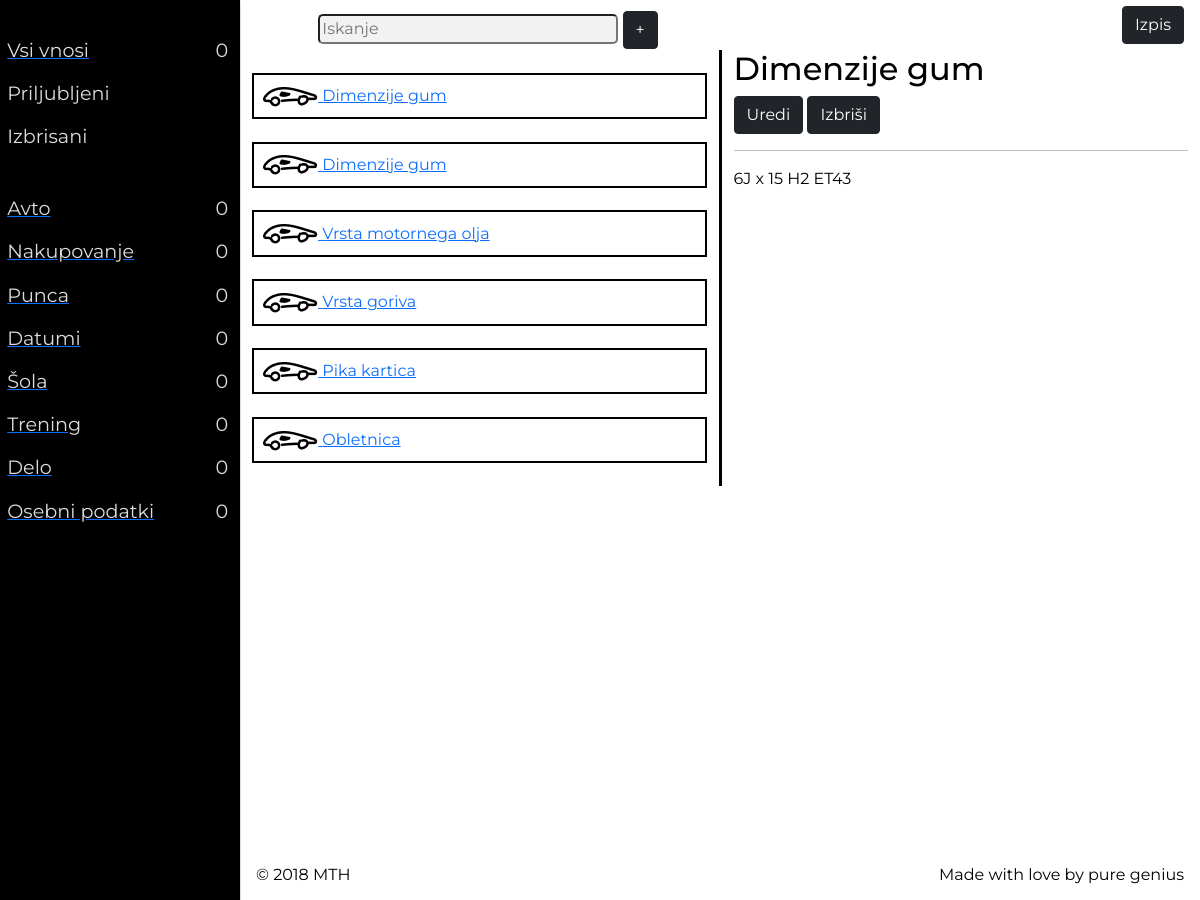
Screenshot of /vrednost?id2=3 (signed in) with the database file from the repository.
### app/models.py (models this page shows, shortened)
class Kategorije(db.Model):
    id_kategorije = db.Column(db.INTEGER, primary_key=True, autoincrement=True, nullable=False)
    ime_kategorije = db.Column(db.String(50), index=True)
    id_uporabnika = db.Column(db.INTEGER, db.ForeignKey('uporabniki.id'))
    vrednosti = db.relationship('Vrednosti', backref='kategorija')

class Vrednosti(db.Model):
    id_vrednosti = db.Column(db.INTEGER, primary_key=True, autoincrement=True, nullable=False)
    naziv = db.Column(db.String(50), index=True)
    vrednost = db.Column(db.String(50), index=True)
    priljubljeno = db.Column(db.Boolean, index=True)
    id_kategorije = db.Column(db.INTEGER, db.ForeignKey('kategorije.id_kategorije'))

### app/routes.py (the view)
@app.route('/vrednost')
@login_required
def vrednost():
    id = request.args.get('id', None)
    id2 = request.args.get('id2', None)
    uporabnik = Uporabniki.query.filter_by(uporabnisko_ime=current_user.uporabnisko_ime).first()
    kategorije_all = Kategorije.query.filter_by(id_uporabnika=uporabnik.id).all()
    kategorije_id = []
    kategorije_count = []
    vrednosti_count = 0
    vrednost_izbrana = Vrednosti.query.filter_by(id_vrednosti=id2).first()
    if id is not None:
        vrednosti = Vrednosti.query.all()
    else:
        vrednosti = Vrednosti.query.all()
    for kategorija in kategorije_all:
        kategorije_id.append(kategorija.id_kategorije)
        kategorije_count.append(Vrednosti.query.filter_by(id_kategorije=kategorija.id_kategorije).count())
    if id is not None:
        for id in kategorije_id:
            vrednosti_count += Vrednosti.query.filter_by(id_kategorije=id).count()
    form = InputVrednostForm()
    if form.validate_on_submit():
        nova_vrednost = Vrednosti(naziv=form.naziv.data, vrednost=form.vrednost.data,
                                  id_kategorije=form.kategorija.data.id_kategorije)
        db.session.add(nova_vrednost)
        db.session.commit()
        return redirect(url_for('index'))
    return render_template('vrednost.html', title='Domov', form=form, kategorije=kategorije_all,
                           vrednosti=vrednosti, kategorije_count=kategorije_count, kategorije_len=len(kategorije_count),
                           vrednosti_count=vrednosti_count, vrednost_izbrana=vrednost_izbrana)

### app/forms.py
class InputVrednostForm(FlaskForm):
    naziv = StringField('Naslov vrednosti', validators=[DataRequired()])
    vrednost = StringField('Vrednost', validators=[DataRequired()])
    kategorija = QuerySelectField('Kategorija', query_factory=kategorije_query,
                                  allow_blank=True, get_label='ime_kategorije')
    submit = SubmitField('Vnesi')

### app/models.py (called while the page is built)
@login.user_loader
def load_user(user_id):
    return Uporabniki.query.get(user_id)

def kategorije_query():
    uporabnik = Uporabniki.query.filter_by(uporabnisko_ime=current_user.uporabnisko_ime).first()
    return Kategorije.query.filter_by(id_uporabnika=uporabnik.id)

### app/templates/vrednost.html
{% extends "index.html" %}
{% block div %}
    <div>
        <h2>{{ vrednost_izbrana.naziv }}</h2>
        <a id="editValueBtn" class="btn btn-dark" onclick="editValue()">Uredi</a>
        <a class="btn btn-dark" onclick="deleteValue()">Izbriši</a>
        <hr>
        {{ vrednost_izbrana.vrednost}}
    </div>
{% endblock %}

### app/templates/index.html
{% extends "base.html" %}
{% block content %}
    <div class="container" >
        <div class="row justify-content-start">
            <div class="col" id="containerLeft">
                {% for vrednost in vrednosti %}
                    <a href="{{ url_for('vrednost', id2=vrednost.id_vrednosti) }}">
                        <div class="vrednost">
                            <img src="{{ url_for('static', filename='icons/black/car.png') }}" width="55" height="20" alt="ikona">
                            {{ vrednost.naziv }}
                        </div>
                    </a>
                {% endfor %}
            </div>
            <div class="col" id="containerRight">
                {% block div %}{% endblock %}
            </div>
        </div>
    </div>
{% endblock %}

### app/templates/base.html (shortened to what this page needs)
<!DOCTYPE html>
<html lang="sl">
	<head>
		<link href="https://cdn.jsdelivr.net/npm/bootstrap@5.0.0-beta2/dist/css/bootstrap.min.css" rel="stylesheet"
>
		<link rel="stylesheet" href="{{ url_for('static',filename='base.css') }}">
	</head>
	<body>
		 <div class="grid-container">
		   	<div class="menu-icon">
		  	</div>
		  	<header class="header">
				<div class="search-field">
					<input class="header__search" type="text" placeholder="Iskanje" onkeyup="searchValues()">
					<a id="addValueBtn" class="btn btn-dark" onclick="addValue()">+</a>
				</div>
				<div class="header__buttons">
					<a class="btn btn-dark" href="{{ url_for('logout') }}">Izpis</a>
				</div>
		  	</header>
		  	<aside class="sidenav">
				<ul class="sidenav__list">
			  		<a href="{{ url_for('index') }}"><li class="sidenav__list-item">Vsi vnosi<span class="align_right">{{ vrednosti_count }}</span></li></a>
					<li class="sidenav__list-item">Priljubljeni </li>
					<li class="sidenav__list-item">Izbrisani</li>
				</ul>
				<ul class="sidenav__list">
					{% for i in kategorije %}
						{% set kategorija = kategorije[loop.index-1] %}
						{% set kategorije_count = kategorije_count[loop.index-1] %}
						<a href="{{ url_for('kategorija', id=kategorija.id_kategorije, id2=i.id_vrednosti) }}"><li class="sidenav__list-item" >
							{{ kategorija.ime_kategorije }}
							<span class="align_right">{{ kategorije_count }}</span>
						</li></a>
					{% endfor %}
				</ul>
		  	</aside>
			 <main class="main">
				 {% block content %}{% endblock %}
		  	</main>
		  	<footer class="footer">
				<div class="footer__copyright">&copy; 2018 MTH</div>
				<div class="footer__signature">Made with love by pure genius</div>
		  	</footer>
		 </div>
	</body>
</html>

### app/static/base.css (style rules this page uses)
body { margin: 0; padding: 0; color: rgba(0, 0, 0, 1); font-family: 'Montserrat', sans-serif; box-sizing: border-box; }
.grid-container { display: grid; grid-template-columns: 1fr; grid-template-rows: 50px 1fr 50px; grid-template-areas: 'header' 'main' 'footer'; height: 100vh; }
.menu-icon { position: fixed; display: flex; top: 5px; left: 10px; align-items: center; justify-content: center; background-color: #DADAE3; border-radius: 50%; z-index: 1; cursor: pointer; padding: 12px; }
.header { grid-area: header; display: flex; align-items: center; justify-content: space-between; padding: 0 16px; }
.search-field { width: 50%; text-align: center; padding: 2%; margin-top: 1% }
.header__search { background-color: rgba(242, 242, 242, 1); width: 300px; border-radius: 5px }
aside { grid-area: sidenav; display: flex; flex-direction: column; position: relative; height: 100%; width: 100%; transform: translateX(-245px); transition: all .6s ease-in-out; box-shadow: 0 2px 2px 0 rgba(0, 0, 0, 0.16), 0 0 0 1px rgba(0, 0, 0, 0.08); z-index: 1; background-color: #000000; }
.sidenav__list { padding: 0; margin-bottom: 0%; font-size: 1.2em; list-style-type: none; }
.sidenav__list:before { content: attr(aria-label); font-size: 0.8em; margin-left: 5%; color: #888 }
.sidenav__list-item { padding: 3%; text-align: left; color: #ddd; }
.align_right { float: right; margin-right: 2%; }
.main { background-color: rgba(255, 255, 255, 1); width: 100%; height: 100vh }
#containerLeft { border-right: 3px solid rgba(0, 0, 0, 1); }
.vrednost { padding: 2%; margin: 5% auto; border: 2px solid rgba(0, 0, 0, 1); }
.footer { grid-area: footer; display: flex; align-items: center; justify-content: space-between; padding: 0 16px; background-color: rgba(255, 255, 255, 1); }
@media only screen and (min-width: 46.875em) { .grid-container { grid-template-columns: 240px 1fr; grid-template-areas: "sidenav header" "sidenav main" "sidenav footer"; } }
@media only screen and (min-width: 46.875em) { .header__search { margin-left: 0; } }
@media only screen and (min-width: 46.875em) { .sidenav { position: relative; transform: translateX(0); } }

### rows the page displays
Kategorije: ime_kategorije "Avto", kategorije_count "0"
Kategorije: ime_kategorije "Nakupovanje", kategorije_count "0"
Kategorije: ime_kategorije "Punca", kategorije_count "0"
Kategorije: ime_kategorije "Datumi", kategorije_count "0"
Kategorije: ime_kategorije "Šola", kategorije_count "0"
Kategorije: ime_kategorije "Trening", kategorije_count "0"
Kategorije: ime_kategorije "Delo", kategorije_count "0"
Kategorije: ime_kategorije "Osebni podatki", kategorije_count "0"
Vrednosti: naziv "Dimenzije gum"
Vrednosti: naziv "Dimenzije gum", vrednost "6J x 15 H2 ET43"
Vrednosti: naziv "Vrsta motornega olja"
Vrednosti: naziv "Vrsta goriva"
Vrednosti: naziv "Pika kartica"
Vrednosti: naziv "Obletnica"

### other values shown
{{ vrednosti_count }} "0"
